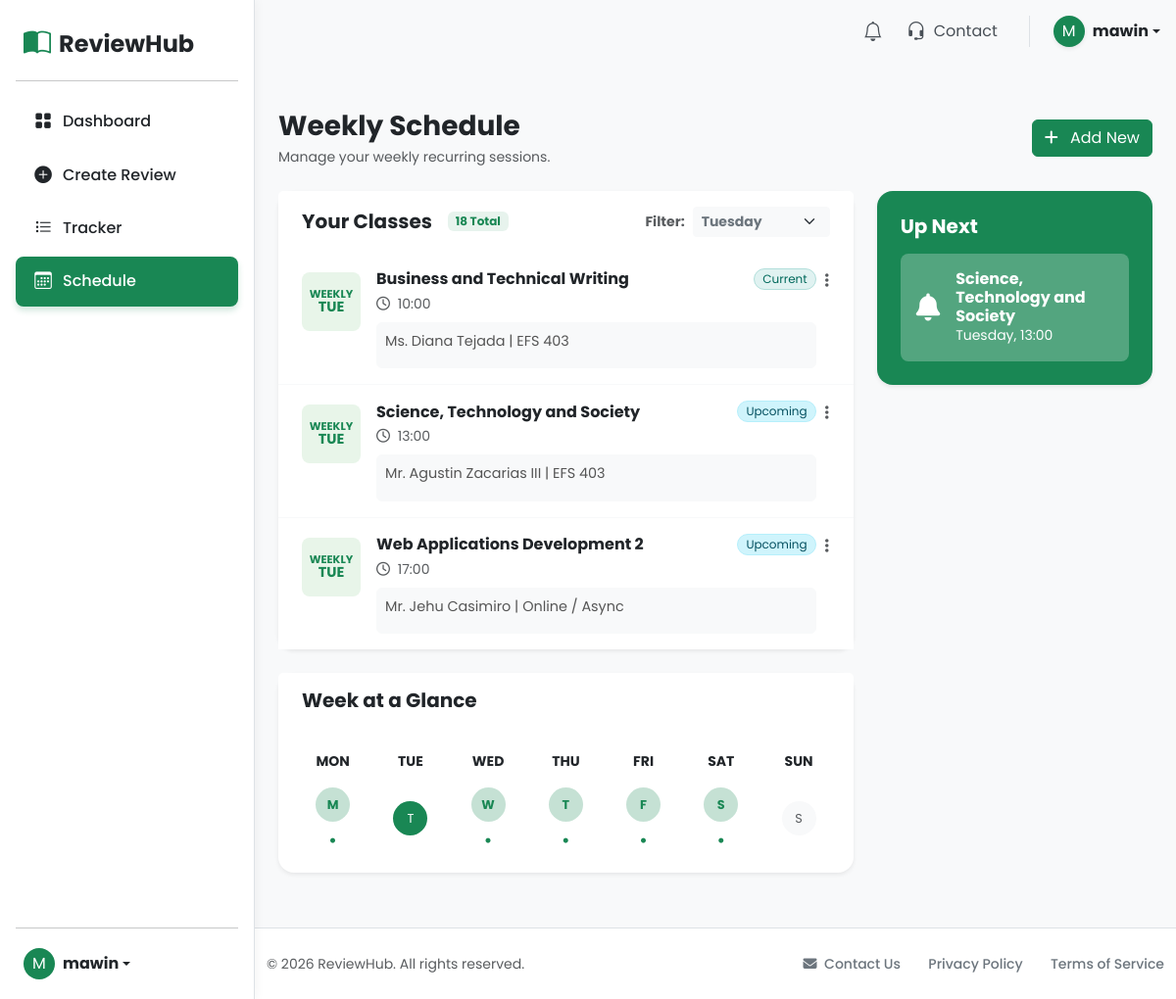
/src/schedule.php (signed in), run on the app's committed database.
### tables this page shows
CREATE TABLE schedules (
        id INTEGER PRIMARY KEY AUTOINCREMENT,
        user_id INTEGER NOT NULL,
        title TEXT NOT NULL,
        day TEXT NOT NULL,
        time TEXT NOT NULL,
        description TEXT,
        status TEXT DEFAULT "Upcoming",
        created_at DATETIME DEFAULT CURRENT_TIMESTAMP,
        FOREIGN KEY (user_id) REFERENCES users(id)
    );

### src/schedule.php (the view, shortened to what this page needs)
<?php
$db = get_db();
$user = $_SESSION['user'];
$user_id = $user['id'];
function renderScheduleHTML($schedules, $totalPages = 0, $currentPage = 1, $filterDay = 'All') {
    foreach ($schedules as $review) {
        $dayName = $review['day'] ?? 'Mon';
        $shortDay = substr($dayName, 0, 3);
        $statusClass = 'status-upcoming';
        switch(strtolower($review['status'])) {
            case 'current': $statusClass = 'status-current'; break;
        }
        $desc = htmlspecialchars($review['description'] ?? '');
        $title = htmlspecialchars($review['title']);
        $time = htmlspecialchars($review['time']);
        $day = htmlspecialchars($review['day']);
        $descSafe = htmlspecialchars($review['description'] ?? '', ENT_QUOTES);
        echo '
        <div class="list-group-item px-3 px-lg-4 py-3 border-light">
            <div class="d-flex align-items-start">
                <div class="date-box flex-shrink-0 me-3 mt-1">
                    <span>WEEKLY</span>
                    <span>'.strtoupper($shortDay).'</span>
                </div>
                <div class="flex-grow-1">
                    <div class="d-flex justify-content-between align-items-center mb-1">
                        <h6 class="mb-0 fw-bold text-dark">'.$title.'</h6>
                        <span class="badge rounded-pill fw-normal px-2 py-1 '.$statusClass.'" style="font-size: 0.75rem;">
                            '.htmlspecialchars($review['status']).'
                        </span>
                    </div>
                    <div class="text-muted small mb-2"><i class="far fa-clock me-1"></i> '.$time.'</div>';
                    if(!empty($review['description'])) {
                        echo '<div class="markdown-content bg-light p-2 rounded border border-light small" data-markdown="'.$desc.'"></div>';
                    }
        echo '  </div>
                <div class="dropdown ms-2">
                    <button class="btn btn-link text-muted p-0" data-bs-toggle="dropdown">
                        <i class="fas fa-ellipsis-v"></i>
                    </button>
                    <ul class="dropdown-menu dropdown-menu-end border-0 shadow">
                        <li>
                            <a href="#" class="dropdown-item"
                               data-bs-toggle="modal"
                               data-bs-target="#editScheduleModal"
                               data-id="'.$review['id'].'"
                               data-title="'.htmlspecialchars($title, ENT_QUOTES).'"
                               data-day="'.$day.'"
                               data-time="'.$time.'"
                               data-description="'.$descSafe.'">
                                <i class="fas fa-edit me-2 text-primary"></i> Edit
                            </a>
                        </li>
                        <li><hr class="dropdown-divider"></li>
                        <li>
                            <form method="POST" onsubmit="return confirm(\'Are you sure you want to delete this?\');">
                                <input type="hidden" name="action" value="delete_schedule">
                                <input type="hidden" name="schedule_id" value="'.$review['id'].'">
                                <button type="submit" class="dropdown-item text-danger">
                                    <i class="fas fa-trash-alt me-2"></i> Delete
                                </button>
                            </form>
                        </li>
                    </ul>
                </div>
            </div>
        </div>';
    }
}
$days_order = [
    'Monday' => 1, 'Tuesday' => 2, 'Wednesday' => 3, 'Thursday' => 4,
    'Friday' => 5, 'Saturday' => 6, 'Sunday' => 7
];
$all_result = $db->query("SELECT * FROM schedules WHERE user_id = $user_id");
$all_schedules = [];
if ($all_result) {
    while ($row = $all_result->fetchArray(SQLITE3_ASSOC)) {
        $all_schedules[] = $row;
    }
}
usort($all_schedules, function($a, $b) use ($days_order) {
    $da = $days_order[$a['day']] ?? 8;
    $db = $days_order[$b['day']] ?? 8;
    if ($da === $db) {
        return strcmp($a['time'], $b['time']);
    }
    return $da - $db;
});
calculateScheduleStatuses($all_schedules, $days_order);
$isAjax = isset($_GET['ajax_day']);
$filter_day = $isAjax ? $_GET['ajax_day'] : (isset($_GET['filter_day']) ? $_GET['filter_day'] : date('l'));
$limit = 5;
$page = isset($_GET['page']) && is_numeric($_GET['page']) ? (int)$_GET['page'] : 1;
$display_schedules = [];
$totalPages = 1;
if ($filter_day === 'All') {
    $totalRecords = count($all_schedules);
    $totalPages = ceil($totalRecords / $limit);
    if ($page > $totalPages && $totalPages > 0) $page = $totalPages;
    $offset = ($page - 1) * $limit;
    $display_schedules = array_slice($all_schedules, $offset, $limit);
} else {
    $display_schedules = array_filter($all_schedules, function($row) use ($filter_day) {
        return $row['day'] === $filter_day;
    });
}
$today_day = date('l');
$current_time = date('H:i');
$next_session = null;
foreach ($all_schedules as $sch) {
    if ($sch['day'] === $today_day && $sch['time'] > $current_time) {
        $next_session = $sch;
        break;
    }
}
?>
<!DOCTYPE html>
<html lang="en">
<head>
    <link href="https://cdn.jsdelivr.net/npm/bootstrap@5.3.0/dist/css/bootstrap.min.css" rel="stylesheet">
    <link rel="stylesheet" href="https://cdnjs.cloudflare.com/ajax/libs/font-awesome/6.4.0/css/all.min.css">
    <link rel="stylesheet" href="../styles/schedule.css">
    <link rel="stylesheet" href="../styles/nav.css">
</head>
<body>
<?php require_once "header.php"; ?>
<?php include 'nav.php'; ?>
<main class="main-content">
    <div class="container-xl p-3 p-lg-4">
        <div class="d-flex justify-content-between align-items-center mb-3 mb-lg-4">
            <div>
                <h2 class="fw-bold text-dark mb-1 fs-3 fs-lg-2">Weekly Schedule</h2>
                <p class="text-muted mb-0 small">Manage your weekly recurring sessions.</p>
            </div>
            <button class="btn btn-success d-none d-md-block" data-bs-toggle="modal" data-bs-target="#addScheduleModal">
                <i class="fas fa-plus me-2"></i> Add New
            </button>
        </div>
        <div class="row g-3 g-lg-4">
            <div class="col-lg-8">
                <div class="card border-0 shadow-sm rounded-4 mb-4">
                    <div class="card-header bg-white border-0 py-3 px-3 px-lg-4 d-flex justify-content-between align-items-center flex-wrap gap-2">
                        <div class="d-flex align-items-center gap-3">
                            <h5 class="fw-bold mb-0">Your Classes</h5>
                            <span class="badge bg-success bg-opacity-10 text-success"><?= count($all_schedules) ?> Total</span>
                        </div>
                        <div class="d-flex align-items-center">
                            <label for="dayFilter" class="me-2 small fw-bold text-muted">Filter:</label>
                            <select id="dayFilter" class="form-select form-select-sm border-light bg-light fw-bold text-secondary" style="width: 140px;">
                                <?php
                                $days_list = ['Monday', 'Tuesday', 'Wednesday', 'Thursday', 'Friday', 'Saturday', 'Sunday'];
                                foreach($days_list as $d_opt):
                                    $selected = ($d_opt === $filter_day) ? 'selected' : '';
                                ?>
                                    <option value="<?= $d_opt ?>" <?= $selected ?>><?= $d_opt ?></option>
                                <?php endforeach; ?>
                            </select>
                        </div>
                    </div>
                    <div class="card-body p-0">
                        <div class="list-group list-group-flush" id="scheduleList">
                            <?php renderScheduleHTML($display_schedules, $totalPages, $page, $filter_day); ?>
                        </div>
                    </div>
                </div>
                <div class="card border-0 shadow-sm rounded-4">
                    <div class="card-header bg-white border-0 py-3 px-3 px-lg-4">
                        <h5 class="fw-bold mb-0">Week at a Glance</h5>
                    </div>
                    <div class="card-body">
                        <div class="table-responsive">
                            <table class="table table-borderless text-center align-middle mb-0">
                                <thead class="text-muted small text-uppercase">
                                    <tr>
                                        <th>Mon</th><th>Tue</th><th>Wed</th><th>Thu</th><th>Fri</th><th>Sat</th><th>Sun</th>
                                    </tr>
                                </thead>
                                <tbody>
                                    <tr>
                                        <?php
                                        $days_map = ['Monday', 'Tuesday', 'Wednesday', 'Thursday', 'Friday', 'Saturday', 'Sunday'];
                                        foreach($days_map as $d):
                                            $isToday = ($d === date('l'));
                                            $hasEvent = false;
                                            foreach($all_schedules as $s) {
                                                if(($s['day'] ?? '') === $d) {
                                                    $hasEvent = true;
                                                    break;
                                                }
                                            }
                                            $bgClass = $isToday ? 'bg-success text-white' : ($hasEvent ? 'bg-success bg-opacity-25 text-success fw-bold' : 'text-muted bg-light');
                                            $dShort = substr($d, 0, 1);
                                        ?>
                                            <td>
                                                <div class="d-inline-flex align-items-center justify-content-center rounded-circle <?= $bgClass ?>" style="width: 35px; height: 35px; font-size: 0.8rem;">
                                                    <?= $dShort ?>
                                                </div>
                                                <?php if($hasEvent && !$isToday): ?>
                                                    <div class="mt-1"><i class="fas fa-circle text-success" style="font-size: 5px;"></i></div>
                                                <?php endif; ?>
                                            </td>
                                        <?php endforeach; ?>
                                    </tr>
                                </tbody>
                            </table>
                        </div>
                    </div>
                </div>
            </div>
            <div class="col-lg-4 d-flex flex-column gap-3 gap-lg-4">
                <div class="d-none d-lg-block">
                    <?php if ($next_session): ?>
                    <div class="card border-0 shadow-sm rounded-4 bg-success text-white">
                        <div class="card-body p-4">
                            <h5 class="fw-bold mb-1">Up Next</h5>
                            <div class="d-flex align-items-center bg-white bg-opacity-25 p-3 rounded-3 mt-3">
                                <i class="fas fa-bell fs-3 me-3"></i>
                                <div>
                                    <h6 class="mb-0 fw-bold"><?= htmlspecialchars($next_session['title']) ?></h6>
                                    <small class="d-block"><?= htmlspecialchars($next_session['day']) ?>, <?= htmlspecialchars($next_session['time']) ?></small>
                                </div>
                            </div>
                        </div>
                    </div>
                    <?php endif; ?>
                </div>
            </div>
        </div>
    </div>
</main>
<?php include "footer.php"; ?>
</body>
</html>

### styles/schedule.css (style rules this page uses)
:root { --primary-color: #198754; --bg-light: #f8f9fa; }
body { font-family: 'Poppins', sans-serif; background-color: var(--bg-light); overflow-x: hidden; }
.main-content { flex-grow: 1; padding-bottom: 80px; }
.date-box { background-color: #e8f5e9; color: var(--primary-color); border-radius: 8px; width: 60px; height: 60px; display: flex; flex-direction: column; align-items: center; justify-content: center; font-weight: bold; line-height: 1.1; }
.date-box span:first-child { font-size: 0.7rem; text-transform: uppercase; }
.date-box span:last-child { font-size: 0.9rem; font-weight: 700; }
.markdown-content { font-size: 0.9rem; color: #555; }
.status-upcoming { background-color: #cff4fc; color: #055160; border: 1px solid #b6effb; }
.status-current { background-color: #e0f2f1; color: #00695c; border: 1px solid #b2dfdb; }
@media (min-width: 992px) { .main-content { padding-bottom: 2rem; } }

### styles/nav.css (style rules this page uses)
@media (min-width: 992px) { body { padding-left: 260px; } }
body { background-color: #f8f9fa; min-height: 100vh; }

### data on the page
schedules: day "TUE", title "Business and Technical Writing", status "Current", time "10:00"
schedules: day "TUE", title "Science, Technology and Society", status "Upcoming", time "13:00", day "Tuesday"
schedules: day "TUE", title "Web Applications Development 2", status "Upcoming", time "17:00"
schedules: dShort "M"
schedules: dShort "W"
schedules: dShort "T"
schedules: dShort "F"
schedules: dShort "S"

### other printed values
substr($user['username'], 0, 1) "M"
$user['username'] "mawin"
count($all_schedules) "18"
$dShort "T"
$dShort "S"
form field value "Tuesday"
